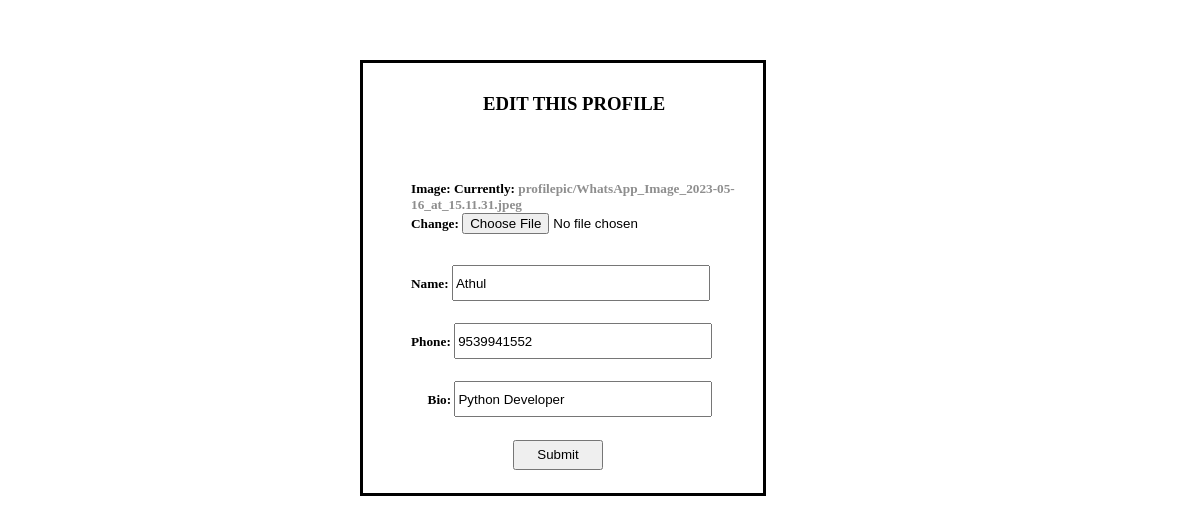
Screenshot of /edit (signed in) with the database file from the repository.
### instaapp/models.py (models this page shows, shortened)
class Profile(models.Model):
    user=models.OneToOneField(User,on_delete=models.CASCADE,null=True)
    phone=models.CharField(max_length=200)
    bio=models.CharField(max_length=200,null=True)
    name=models.CharField(max_length=100,null=True)
    image=models.ImageField(upload_to='profilepic')

### instaapp/views.py (the view)
# urls.py: path('edit',views.editprofile,name="edit"),
def editprofile(request):
    if request.method == 'POST':
        profile=Profile.objects.get(user=request.user.id)
        profile2 = ProfileForm(request.POST,request.FILES,instance=profile )
        if profile2.is_valid():
            profile2.save()
            return redirect('/myprofile')
    else:
        profile=Profile.objects.get(user=request.user.id)
        form = ProfileForm(instance=profile)
        return render(request,'editprofile.html',{'form':form})

### instaapp/forms.py
class ProfileForm(forms.ModelForm):
    class Meta:
        model=Profile
        fields=['phone','bio','image','name']

### instaapp/templates/editprofile.html (shortened to what this page needs)
{% load static%}
<!DOCTYPE html>
<html lang="en">
<head>
    <link rel="stylesheet" href="{% static 'css/index.css'%}">
</head>
<body>
    <form  method="POST" enctype="multipart/form-data">
        <div class="widgets">
            <h3>EDIT THIS PROFILE</h3>
            <div class="widge2">
                <h5>Image:  {{form.image}} </h5>
                <h5>Name: {{form.name}} </h5>
                    <h5>Phone: {{form.phone}} </h5>
                        <h5>&nbsp;&nbsp;&nbsp;&nbsp;&nbsp;Bio: {{form.bio}} </h5>
            </div>
            <input type="submit" value="Submit" class="widbutton">
        </div>
    </form>
</body>
</html>

### instaapp/static/css/index.css (style rules this page uses)
input { width: 250px; height: 30px; }
.last_footer li, a { color: #8E8E8E; text-decoration: none; }
body { padding: 0%; margin: 0%; background-color: #fff; }
.widgets { border: solid; width: 400px; height: 430px; margin-left: 360px; margin-top: 60px; }
h5 { padding-left: 38px; }
.widbutton { margin-left: 150px; width: 90px; }
.widge2 { padding-top: 25px; padding-left: 10px; }
h3 { margin-left: 120px; margin-top: 30px; }

### rows the page displays
Profile: name "Athul", phone "9539941552", bio "Python Developer"
